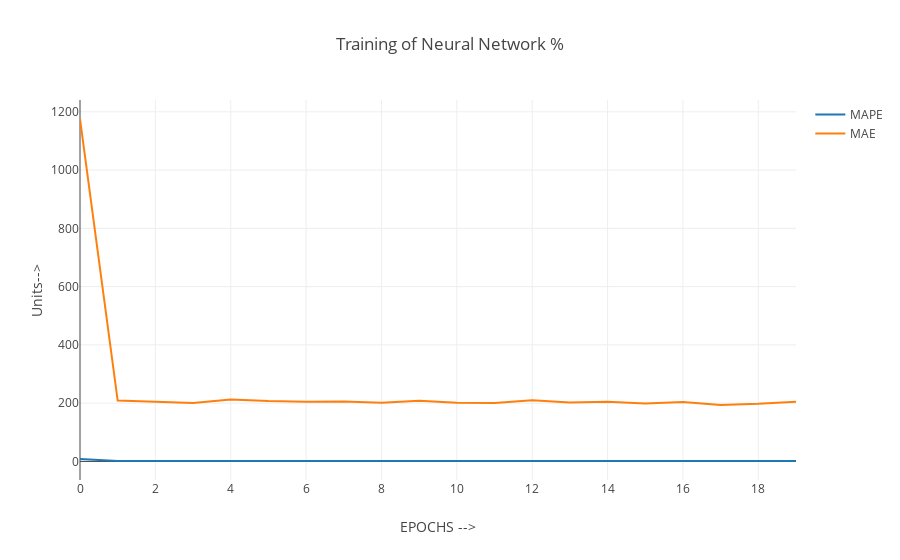

Source (notebook cell):
### Code cell
iplot({"data": [
                  Scatter(x=fullReport.index, y=fullReport['mean_absolute_percentage_error'],name=str('MAPE')),
#                 Scatter(x=fullReport.index, y=fullReport['loss'],name=str('LOSS'))],
                Scatter(x=fullReport.index, y=fullReport['mean_absolute_error'],name=str('MAE'))],
       "layout": Layout(title="Training of Neural Network % ",
                         yaxis=dict(title='Units-->  '),
                         xaxis=dict(title='EPOCHS --> '))
})

### Figure 1 — Plotly figure (JSON) as saved in the notebook; plotly's stock layout.template omitted (floating-point values rounded to 4 significant figures)
{"data": [{"name": "MAPE", "type": "scatter", "x": [0, 1, 2, 3, 4, 5, 6, 7, 8, 9, 10, 11, 12, 13, 14, 15, 16, 17, 18, 19], "y": [8.549, 1.602, 1.566, 1.538, 1.618, 1.563, 1.558, 1.557, 1.527, 1.578, 1.52, 1.518, 1.581, 1.534, 1.552, 1.502, 1.535, 1.474, 1.494, 1.541]}, {"name": "MAE", "type": "scatter", "x": [0, 1, 2, 3, 4, 5, 6, 7, 8, 9, 10, 11, 12, 13, 14, 15, 16, 17, 18, 19], "y": [1175.0, 208.8, 204.8, 200.8, 212.7, 207.1, 205.2, 205.7, 201.6, 208.0, 201.4, 200.8, 210.1, 202.2, 205.2, 198.8, 203.7, 193.8, 197.9, 204.9]}], "layout": {"title": "Training of Neural Network % ", "xaxis": {"title": "EPOCHS --> "}, "yaxis": {"title": "Units-->  "}}}
